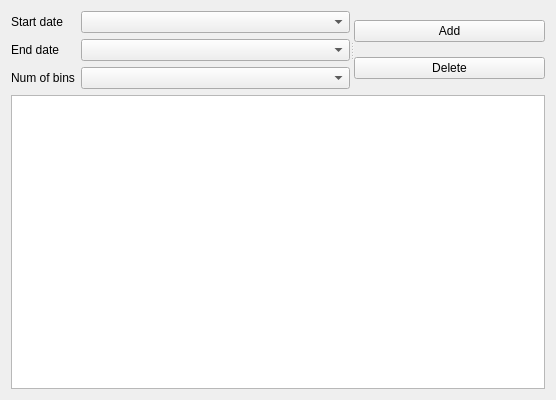
<?xml version="1.0" encoding="UTF-8"?>
<ui version="4.0">
 <class>VolumeProfile</class>
 <widget class="QWidget" name="VolumeProfile">
  <property name="geometry">
   <rect>
    <x>0</x>
    <y>0</y>
    <width>556</width>
    <height>400</height>
   </rect>
  </property>
  <property name="windowTitle">
   <string>Volume profile</string>
  </property>
  <layout class="QVBoxLayout" name="verticalLayout_2">
   <item>
    <widget class="QSplitter" name="splitter">
     <property name="orientation">
      <enum>Qt::Horizontal</enum>
     </property>
     <widget class="QWidget" name="formLayoutWidget">
      <layout class="QFormLayout" name="formLayout">
       <item row="0" column="0">
        <widget class="QLabel" name="startDateLabel">
         <property name="text">
          <string>Start date</string>
         </property>
         <property name="buddy">
          <cstring>cb_start</cstring>
         </property>
        </widget>
       </item>
       <item row="0" column="1">
        <widget class="QComboBox" name="cb_start"/>
       </item>
       <item row="1" column="0">
        <widget class="QLabel" name="endDateLabel">
         <property name="text">
          <string>End date</string>
         </property>
         <property name="buddy">
          <cstring>cb_end</cstring>
         </property>
        </widget>
       </item>
       <item row="1" column="1">
        <widget class="QComboBox" name="cb_end"/>
       </item>
       <item row="2" column="0">
        <widget class="QLabel" name="numOfBinsLabel">
         <property name="text">
          <string>Num of bins</string>
         </property>
         <property name="buddy">
          <cstring>cb_num</cstring>
         </property>
        </widget>
       </item>
       <item row="2" column="1">
        <widget class="QComboBox" name="cb_num"/>
       </item>
      </layout>
     </widget>
     <widget class="QWidget" name="verticalLayoutWidget">
      <layout class="QVBoxLayout" name="verticalLayout">
       <item>
        <widget class="QPushButton" name="btn_add">
         <property name="text">
          <string>Add</string>
         </property>
        </widget>
       </item>
       <item>
        <widget class="QPushButton" name="btn_delete">
         <property name="text">
          <string>Delete</string>
         </property>
        </widget>
       </item>
      </layout>
     </widget>
    </widget>
   </item>
   <item>
    <widget class="QTableView" name="tableView"/>
   </item>
  </layout>
 </widget>
 <resources/>
 <connections/>
</ui>
